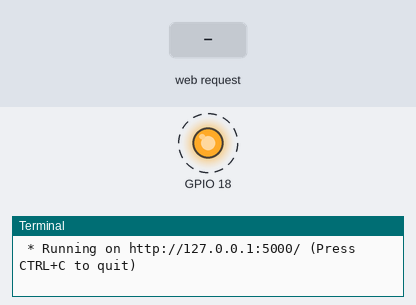
The program below on a simulated Raspberry Pi (BCM pin numbers). On the bench: output pins drawn as LEDs (lit = HIGH), the last lines printed to the terminal. Dashed ring = blinking. The test bench sets the inputs (shaded band). Threads take turns every 2 ms; the clock reads 2024-03-15 10:24:30 at power-on unless the program sets it.

Above: at 1.2 s.
1.3 s: HTTP request for / received
3.0 s: HTTP request for /blink received
5.0 s: HTTP request for /off received
At 5.6 s:
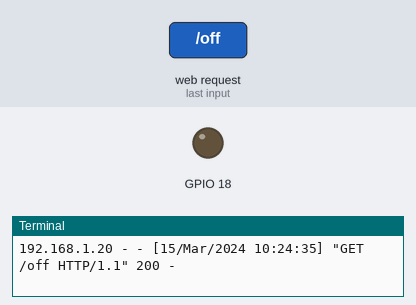
Timing chart, 0 to 8.0 s (numbered marks = the images above; inputs shaded):
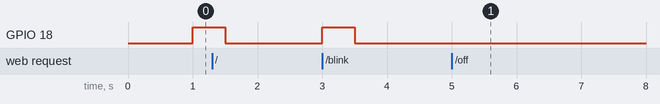

The program:

index.py
```python
import RPi.GPIO as GPIO
import threading
import time

from flask import Flask, render_template


class BlinkingThread(threading.Thread):
    should_blink: bool
    speed: float

    def __init__(self, should_blink, speed):
        threading.Thread.__init__(self)
        self.should_blink = should_blink
        self.speed = speed

    def run(self):
        while True:
            time.sleep(1)

            if self.should_blink:
              GPIO.output(18, True)
              time.sleep(self.speed)

              GPIO.output(18, False)
              time.sleep(self.speed)


app = Flask(__name__)

blinking_thread = BlinkingThread(True, 0.5)

GPIO.setwarnings(False)
GPIO.setmode(GPIO.BCM)
GPIO.setup(18, GPIO.OUT)

@app.route("/")
def success():
    return render_template('index.html')

@app.route("/blink")
def blink():
    blinking_thread.should_blink = True
    return success()

@app.route("/off")
def off():
    blinking_thread.should_blink = False
    GPIO.output(18, False)
    return success()

@app.route("/on")
def on():
    blinking_thread.should_blink = False
    GPIO.output(18, True)
    return success()


if __name__ == "__main__":
    blinking_thread.start()
    app.run()
```

Measured:
- after the input at 5.0 s, GPIO 18: stops changing and stays LOW
